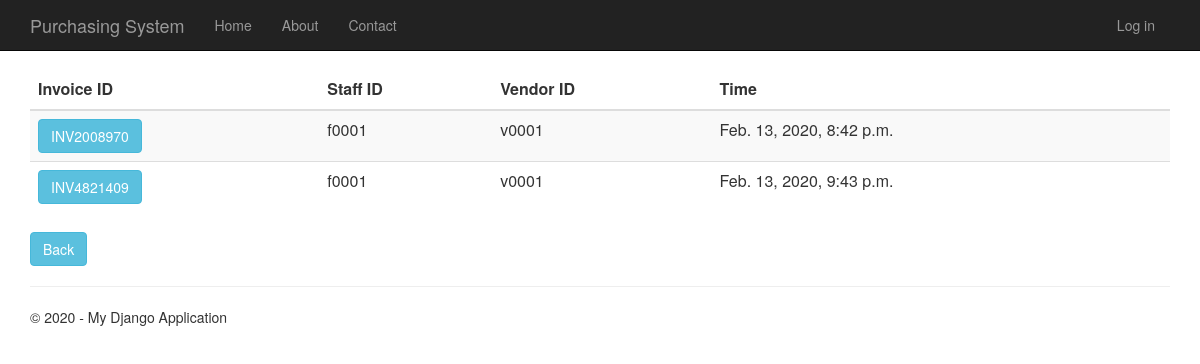
The page /invoicehistory on the database as committed earlier.
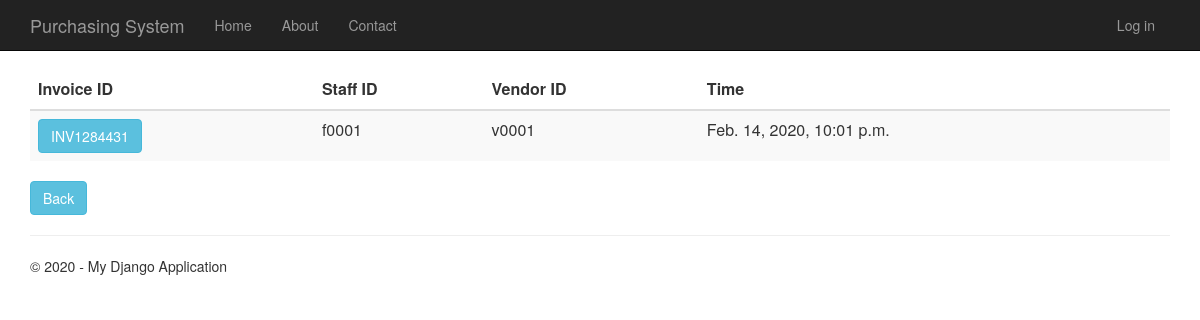
The same page on the database as committed later.
### Invoice/models.py (models this page shows)
class Invoice(models.Model):
    invoice_id = models.CharField(primary_key= True, max_length=10)
    time_created = models.DateTimeField()
    description = models.CharField(max_length=100)
    total_price = models.DecimalField(max_digits=10, decimal_places=2, default=Decimal('0.00'))
    invoice_status = models.CharField(max_length=20)
    purchase_order_id =models.OneToOneField(PurchaseOrder,on_delete = models.CASCADE)
    person_id = models.ForeignKey(Person,on_delete= models.CASCADE)
    vendor_id = models.ForeignKey(Vendor,on_delete = models.CASCADE)

### app/models.py (models this page shows, shortened)
class Person(models.Model):
    user_id = models.OneToOneField(User)
    person_id = models.CharField(primary_key=True, max_length=10)
    person_name = models.TextField()
    person_address = models.TextField()
    person_phone_number = models.TextField()
    person_role = models.TextField(default = 'EMPLOYEE')

class Vendor(models.Model):
    vendor_id = models.CharField(primary_key=True, max_length=10)
    vendor_name = models.TextField()
    vendor_phone_number = models.TextField()
    vendor_address = models.TextField()
    vendor_email = models.TextField()
    def __str__(self):
        return str(self.vendor_id)

### Invoice/views.py (the view)
# urls.py: url(r'^invoicehistory', Invoice.views.invoicehistory, name="invoice_history"),
def invoicehistory(request):
    invoice = Invoice.objects.all()
    context = {
            'title':'Invoice History',
            'rows':invoice,
            'year':'2019/2020'
        }
    return render(request,'Invoice/invoicehistory.html',context)

### Invoice/templates/Invoice/invoicehistory.html
﻿{% extends "app/layout.html" %}
{% block content %}
<div class="purcahseorderhistory margintop" action="menu" >
    <form action="invoicehistorydetails" method="GET">
        <table class="table table-striped margintop">
          <thead>
            <tr>
              <th scope="col">Invoice ID</th>
              <th scope="col">Staff ID</th>
              <th scope="col">Vendor ID</th>
              <th scope="col">Time</th>
            </tr>
          </thead>
          <tbody>
              {% for r in rows %}
            <tr>
                 <td><button type="submit" name="inv_id" value="{{r.invoice_id}}" class="btn btn-info" >{{r.invoice_id}}</button></td>
                 <td>{{r.person_id.person_id}}</td>
                 <td>{{r.vendor_id}}</td>
                 <td>{{r.time_created}}</td>
            </tr>
              {% endfor %}
          </tbody>
        </table>
        <div class="margintop">
            <a type="submit" class="btn btn-info" href="/menu">Back</a>
        </div>
    </form>
</div>
{% endblock %}

Rows that differ between the two databases and show on the page:
removed Invoice: invoice_id "INV2008970", person_id.person_id "f0001", vendor_id "v0001", time_created "Feb. 13, 2020, 8:42 p.m."
removed Invoice: invoice_id "INV4821409", person_id.person_id "f0001", vendor_id "v0001", time_created "Feb. 13, 2020, 9:43 p.m."
added Invoice: invoice_id "INV1284431", person_id.person_id "f0001", vendor_id "v0001", time_created "Feb. 14, 2020, 10:01 p.m."
